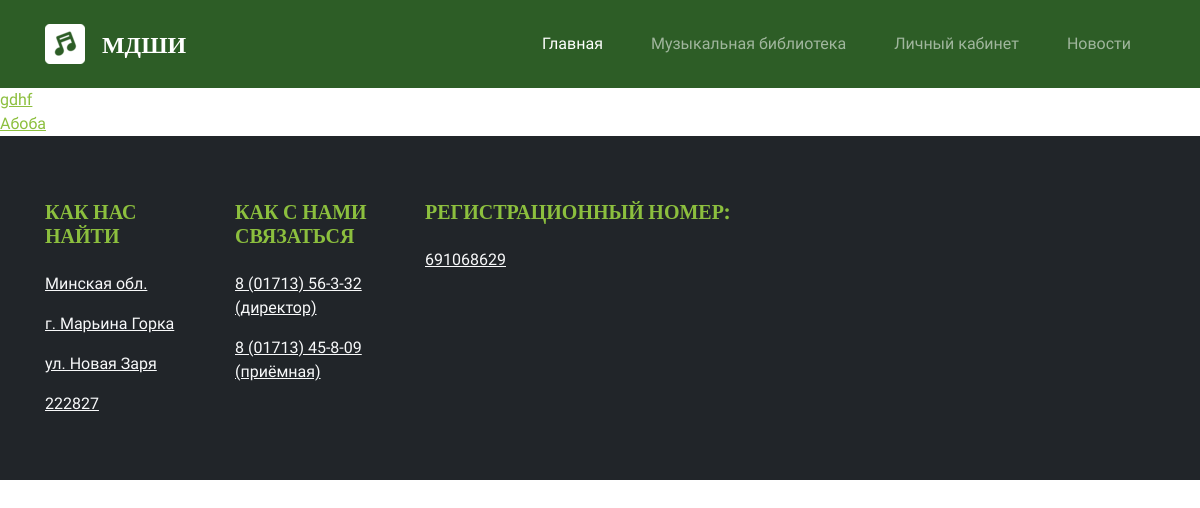
Page /music-library on the earlier database version.
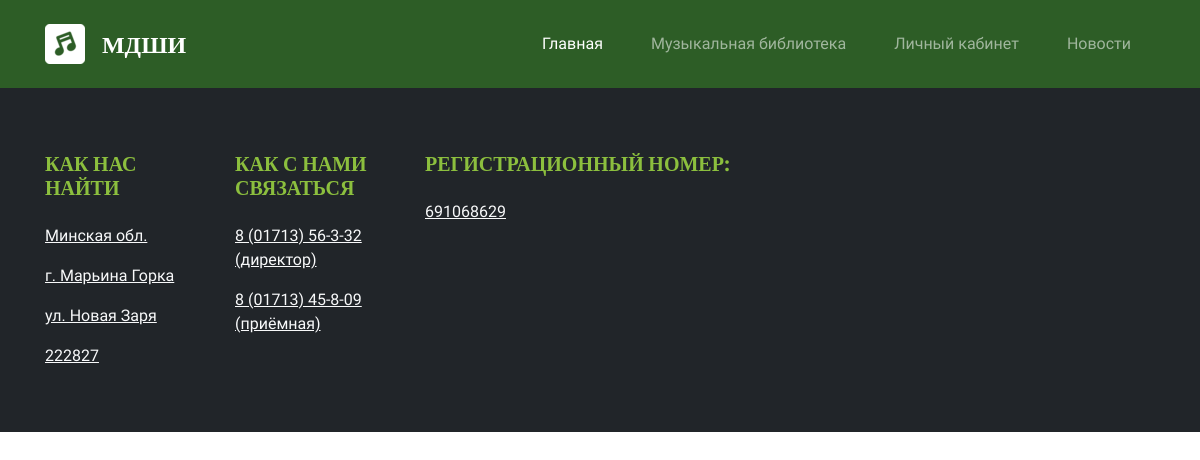
Same page on the later database version.
### base/models.py (models this page shows, shortened)
class File(models.Model):
    file_name = models.CharField(max_length=75, default='default_name')
    file_upload = models.FileField(upload_to='library')

### base/views.py (the view)
# urls.py: path('music-library', views.musicLib, name = 'music-library'),
def musicLib(request):
    files = File.objects.all()
    context = {'files':files}
    return render(request, 'base/music_library.html', context)

### base/templates/base/music_library.html (shortened to what this page needs)
{% extends 'main.html' %}
{% block content %}
    {% for file in files  %}
        <div>
        <a href="{% url 'file-download' file.id %}" download>{{ file.file_name }}</a>
        </div>
    {% endfor %}
{% endblock content %}

Differences in the rows shown:
removed File: file_name "gdhf"
removed File: file_name "Абоба"
